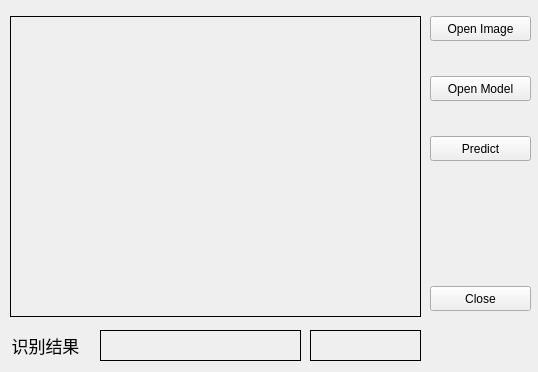
<?xml version="1.0" encoding="UTF-8"?>
<ui version="4.0">
 <class>QtOpenCVClassify</class>
 <widget class="QMainWindow" name="QtOpenCVClassify">
  <property name="geometry">
   <rect>
    <x>0</x>
    <y>0</y>
    <width>538</width>
    <height>372</height>
   </rect>
  </property>
  <property name="windowTitle">
   <string>QtOpenCVClassify</string>
  </property>
  <widget class="QWidget" name="centralwidget">
   <widget class="QPushButton" name="btn_open_model">
    <property name="geometry">
     <rect>
      <x>430</x>
      <y>76</y>
      <width>101</width>
      <height>25</height>
     </rect>
    </property>
    <property name="text">
     <string>Open Model</string>
    </property>
   </widget>
   <widget class="QLabel" name="label_image">
    <property name="geometry">
     <rect>
      <x>10</x>
      <y>16</y>
      <width>411</width>
      <height>301</height>
     </rect>
    </property>
    <property name="frameShape">
     <enum>QFrame::Shape::Box</enum>
    </property>
    <property name="text">
     <string/>
    </property>
   </widget>
   <widget class="QLabel" name="label_2">
    <property name="geometry">
     <rect>
      <x>10</x>
      <y>330</y>
      <width>71</width>
      <height>31</height>
     </rect>
    </property>
    <property name="font">
     <font>
      <family>Times New Roman</family>
      <pointsize>13</pointsize>
     </font>
    </property>
    <property name="text">
     <string>识别结果</string>
    </property>
    <property name="alignment">
     <set>Qt::AlignmentFlag::AlignCenter</set>
    </property>
   </widget>
   <widget class="QPushButton" name="btn_close">
    <property name="geometry">
     <rect>
      <x>430</x>
      <y>286</y>
      <width>101</width>
      <height>25</height>
     </rect>
    </property>
    <property name="text">
     <string>Close</string>
    </property>
   </widget>
   <widget class="QPushButton" name="btn_open_file">
    <property name="geometry">
     <rect>
      <x>430</x>
      <y>16</y>
      <width>101</width>
      <height>25</height>
     </rect>
    </property>
    <property name="text">
     <string>Open Image</string>
    </property>
   </widget>
   <widget class="QLabel" name="label_result">
    <property name="geometry">
     <rect>
      <x>100</x>
      <y>330</y>
      <width>201</width>
      <height>31</height>
     </rect>
    </property>
    <property name="frameShape">
     <enum>QFrame::Shape::Box</enum>
    </property>
    <property name="text">
     <string/>
    </property>
    <property name="alignment">
     <set>Qt::AlignmentFlag::AlignCenter</set>
    </property>
   </widget>
   <widget class="QPushButton" name="btn_predict">
    <property name="geometry">
     <rect>
      <x>430</x>
      <y>136</y>
      <width>101</width>
      <height>25</height>
     </rect>
    </property>
    <property name="text">
     <string>Predict</string>
    </property>
   </widget>
   <widget class="QLabel" name="label_time">
    <property name="geometry">
     <rect>
      <x>310</x>
      <y>330</y>
      <width>111</width>
      <height>31</height>
     </rect>
    </property>
    <property name="frameShape">
     <enum>QFrame::Shape::Box</enum>
    </property>
    <property name="text">
     <string/>
    </property>
    <property name="alignment">
     <set>Qt::AlignmentFlag::AlignCenter</set>
    </property>
   </widget>
  </widget>
 </widget>
 <resources/>
 <connections/>
</ui>
